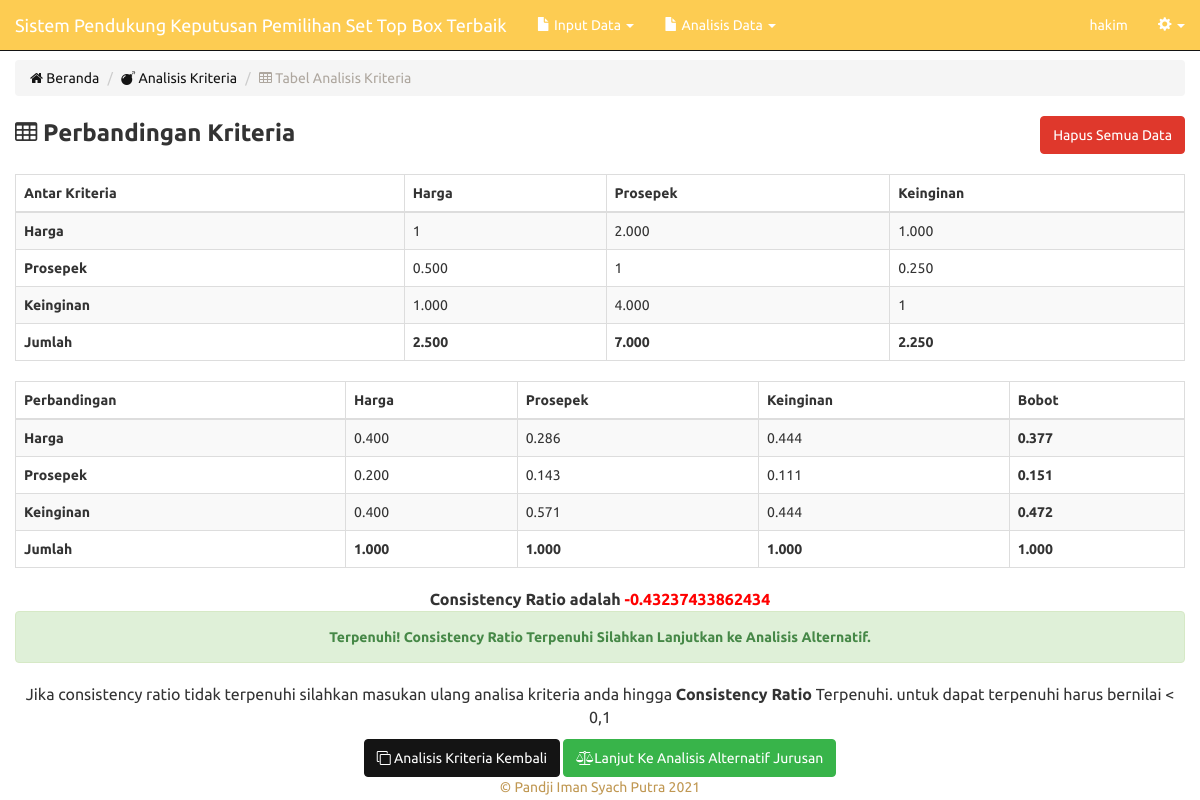
The app's page /analisa-kriteria-tabel.php (signed in) with its own data.
### tables this page shows
CREATE TABLE `ahp_data_kriteria` (
  `id_pengguna` varchar(3) NOT NULL,
  `id_kriteria` varchar(2) NOT NULL,
  `nama_kriteria` varchar(45) NOT NULL,
  `jumlah_kriteria` double NOT NULL,
  `bobot_kriteria` double NOT NULL
);

CREATE TABLE `ahp_analisa_kriteria` (
  `kriteria_pertama` varchar(2) NOT NULL,
  `nilai_analisa_kriteria` double NOT NULL,
  `hasil_analisa_kriteria` double NOT NULL,
  `kriteria_kedua` varchar(2) NOT NULL,
  `id_pengguna` varchar(3) NOT NULL
);

### includes/bobot.inc.php (called while the page is built, shortened)
<?php
class Bobot{
	private $conn;
	private $table_name = "ahp_analisa_kriteria";
	public function __construct($db){
		$this->conn = $db;
	}
	function readAll1($a, $b){
		$query = "SELECT * FROM ".$this->table_name." where kriteria_pertama = '$a' and kriteria_kedua = '$b' and id_pengguna='$_SESSION[id_pengguna]' LIMIT 0,1";
		$stmt = $this->conn->prepare( $query );
		$stmt->execute();
		$row = $stmt->fetch(PDO::FETCH_ASSOC);
		$this->kp = $row['nilai_analisa_kriteria'];
	}
	function readAll2(){
		$query = "SELECT * FROM ahp_data_kriteria where id_pengguna = '$_SESSION[id_pengguna]'";
		$stmt = $this->conn->prepare( $query );
		$stmt->execute();
		return $stmt;
	}
	function readSum1($a){
		$query = "SELECT sum(nilai_analisa_kriteria) as jumkr FROM ".$this->table_name." where kriteria_kedua = '$a' and id_pengguna = '$_SESSION[id_pengguna]'";
		$stmt = $this->conn->prepare( $query );
		$stmt->execute();
		$row = $stmt->fetch(PDO::FETCH_ASSOC);
		$this->nak = $row['jumkr'];
	}
	function readSum2($a){
		$query = "SELECT sum(hasil_analisa_kriteria) as jumkr2 FROM ".$this->table_name." where kriteria_kedua = '$a' and id_pengguna = '$_SESSION[id_pengguna]'";
		$stmt = $this->conn->prepare( $query );
		$stmt->execute();
		$row = $stmt->fetch(PDO::FETCH_ASSOC);
		$this->nak = $row['jumkr2'];
	}
	function readSum3(){
		$query = "SELECT sum(bobot_kriteria) as bbkr FROM ahp_data_kriteria where id_pengguna = '$_SESSION[id_pengguna]'";
		$stmt = $this->conn->prepare( $query );
		$stmt->execute();
		$row = $stmt->fetch(PDO::FETCH_ASSOC);
		$this->bb = $row['bbkr'];
	}
	function readAvg($a){
		$query = "SELECT avg(hasil_analisa_kriteria) as avgkr FROM ".$this->table_name." where kriteria_pertama = '$a' and id_pengguna='$_SESSION[id_pengguna]'";
		$stmt = $this->conn->prepare( $query );
		$stmt->execute();
		$row = $stmt->fetch(PDO::FETCH_ASSOC);
		$this->hak = $row['avgkr'];
	}
}
?>

### analisa-kriteria-tabel.php (the view, shortened to what this page needs)
<?php
include_once 'header.php';
include_once 'includes/bobot.inc.php';
$pro = new Bobot($db);
$stmt2 = $pro->readAll2();
$stmt3 = $pro->readAll2();
?>
<div class="row">
	<div class="col-xs-12 col-sm-12 col-md-12">
    <br>
      <br>
      <br>
	<ol class="breadcrumb">
	  <li><a href="main.php"><span class="fa fa-home"></span> Beranda</a></li>
	  <li><a href="analisa-kriteria.php"><span class="fa fa-bomb"></span> Analisis Kriteria</a></li>
	  <li class="active"><span class="fa fa-table"></span> Tabel Analisis Kriteria</li>
	</ol>
<form method="post">
	<div class="row">
		<div class="col-md-6 text-left">
			<strong style="font-size:18pt;"><span class="fa fa-table"></span> Perbandingan Kriteria</strong>
		</div>
		<div class="col-md-6 text-right">
            <button name="hapus" class="btn btn-danger">Hapus Semua Data</button>
		</div>
	</div>
	<br/>
	<table width="100%" class="table table-striped table-bordered">
        <thead>
            <tr>
                <th>Antar Kriteria</th>
                <?php
				while ($row2 = $stmt2->fetch(PDO::FETCH_ASSOC)){
				?>
                <th><?php echo $row2['nama_kriteria'] ?></th>
                <?php
				}
				?>
            </tr>
        </thead>
        <tbody>
<?php
while ($row3 = $stmt3->fetch(PDO::FETCH_ASSOC)){
?>
            <tr>
                <th style="vertical-align:middle;"><?php echo $row3['nama_kriteria'] ?></th>
                <?php
				$stmt4 = $pro->readAll2();
				while ($row4 = $stmt4->fetch(PDO::FETCH_ASSOC)){
				?>
                <td style="vertical-align:middle;">
                	<?php
                	if($row3['id_kriteria']==$row4['id_kriteria']){
                		echo '1';
                	} else{
                		$pro->readAll1($row3['id_kriteria'],$row4['id_kriteria']);
                		echo number_format($pro->kp, 3, '.', ',');
                	}
                	?>
                </td>
                <?php
				}
				?>
            </tr>
<?php
}
?>
        </tbody>
        <tfoot>
         	<tr>
                <th>Jumlah</th>
                <?php
                $stmt5 = $pro->readAll2();
				while ($row5 = $stmt5->fetch(PDO::FETCH_ASSOC)){
				?>
                <th><?php
                	$pro->readSum1($row5['id_kriteria']);
                	echo number_format($pro->nak, 3, '.', ',');
                	$pro->insert3($pro->nak,$row5['id_kriteria']);
                ?></th>
                <?php
				}
				?>
            </tr>
        </tfoot>
    </table>
</form>
	<table width="100%" class="table table-striped table-bordered">
        <thead>
            <tr>
                <th>Perbandingan</th>
                <?php
                $stmt2x = $pro->readAll2();
				$stmt3x = $pro->readAll2();
				while ($row2x = $stmt2x->fetch(PDO::FETCH_ASSOC)){
				?>
                <th><?php echo $row2x['nama_kriteria'] ?></th>
                <?php
				}
				?>
                <th>Bobot</th>
            </tr>
        </thead>
        <tbody>
<?php
while ($row3x = $stmt3x->fetch(PDO::FETCH_ASSOC)){
?>
            <tr>
                <th style="vertical-align:middle;"><?php echo $row3x['nama_kriteria'] ?></th>
                <?php
				$stmt4x = $pro->readAll2();
				while ($row4x = $stmt4x->fetch(PDO::FETCH_ASSOC)){
				?>
                <td style="vertical-align:middle;">
                	<?php
                	if($row3x['id_kriteria']==$row4x['id_kriteria']){
                		$hs1 = 1/$row4x['jumlah_kriteria'];
                		$pro->insert2($hs1,$row3x['id_kriteria'],$row4x['id_kriteria']);
                		echo number_format($hs1, 3, '.', ',');
                	} else{
                		$pro->readAll1($row3x['id_kriteria'],$row4x['id_kriteria']);
                		$jmk = $pro->kp/$row4x['jumlah_kriteria'];
                		$pro->insert2($jmk,$row3x['id_kriteria'],$row4x['id_kriteria']);
                		echo number_format($jmk, 3, '.', ',');
                	}
                	?>
                </td>
                <?php
				}
				?>
				<th style="vertical-align:middle;"><?php
					$pro->readAvg($row3x['id_kriteria']);
					$bbt = $pro->hak;
					$pro->insert4($bbt,$row3x['id_kriteria']);
					echo number_format($bbt, 3, '.', ',');
				?></th>
            </tr>
<?php
}
?>
        </tbody>
        <tfoot>
         	<tr>
                <th>Jumlah</th>
                <?php
                $stmt5x = $pro->readAll2();
				while ($row5x = $stmt5x->fetch(PDO::FETCH_ASSOC)){
				?>
                <th><?php
                	$pro->readSum2($row5x['id_kriteria']);
                	echo number_format($pro->nak, 3, '.', ',');
                ?></th>
                <?php
				}
				?>
                <th><?php
                	$pro->readSum3();
                	echo number_format($pro->bb, 3, '.', ',');
                ?></th>
            </tr>
        </tfoot>
    </table>
     <?php
     $db= new PDO ("mysql:host=localhost;dbname=spk_ahp_v1", "root", "");
   $hasiltung=0;
   $query="select bobot_kriteria,jumlah_kriteria from ahp_data_kriteria where id_pengguna = '$_SESSION[id_pengguna]'";
	$results = $db->query($query);
     while($row = $results->fetch(PDO::FETCH_ASSOC)){
        $ab = $row['bobot_kriteria'] ;
        $ac = $row['jumlah_kriteria'] ;
        $hitung= $ab*$ac;
        $hasiltung = $hitung+ $hasiltung;
         $mn= $hasiltung-5;
    }
  $nm=$mn/4;
  $xm = $nm/1.12;
  echo "<center>";
  echo "<strong>";
  echo "<font size='3'>Consistency Ratio adalah <font color='red'> $xm </font></font>";
  if($xm < 0.1){
    echo "<div class='alert alert-success'>
  <strong>Terpenuhi!</strong> Consistency Ratio Terpenuhi Silahkan Lanjutkan ke Analisis Alternatif.
</div>";
  }else
  {
    echo "<div class='alert alert-danger'>
  <strong>Tidak Terpenuhi!</strong> Consistency Ratio Tidak terpenuhi Silahkan Masukan Kembali Nilai Perbandingan Berpasangan Kriteria</div>";
  }
  echo "</strong>";
  echo "</center>";
   ?>
   <center>
      <font size='3'> <p>Jika consistency ratio tidak terpenuhi silahkan masukan ulang analisa kriteria anda hingga <b>Consistency Ratio</b> Terpenuhi. untuk dapat terpenuhi harus bernilai < 0,1 </p></font>
   </center>
   <div class="col-md-12 text-center">
    <button type="button" onclick="location.href='analisa-kriteria.php'" class="btn btn-primary"><span class="fa fa-clone"></span> Analisis Kriteria Kembali</button>
            <button type="submit" onclick="location.href='analisa-alternatif.php'" name="hapus-contengan" class="btn btn-success"><span class="fa fa-balance-scale"></span>Lanjut Ke Analisis Alternatif Jurusan</button>
    </div>
</div>
</div>
<?php
include_once 'footer.php';
?>

### records on screen
ahp_data_kriteria: nama_kriteria "Harga", id_kriteria "1", ahp_analisa_kriteria.nilai_analisa_kriteria "0.500", ahp_analisa_kriteria.nilai_analisa_kriteria "1.000", nak "2.500", jumlah_kriteria "0.400", bbt "0.377", jumlah_kriteria.nilai_analisa_kriteria "0.200", jumlah_kriteria.nilai_analisa_kriteria "0.400", nak "1.000"
ahp_data_kriteria: nama_kriteria "Prosepek", ahp_analisa_kriteria.nilai_analisa_kriteria "2.000", id_kriteria "1", ahp_analisa_kriteria.nilai_analisa_kriteria "4.000", nak "7.000", jumlah_kriteria.nilai_analisa_kriteria "0.286", jumlah_kriteria "0.143", bbt "0.151", jumlah_kriteria.nilai_analisa_kriteria "0.571", nak "1.000"
ahp_data_kriteria: nama_kriteria "Keinginan", ahp_analisa_kriteria.nilai_analisa_kriteria "1.000", ahp_analisa_kriteria.nilai_analisa_kriteria "0.250", id_kriteria "1", nak "2.250", jumlah_kriteria.nilai_analisa_kriteria "0.444", jumlah_kriteria.nilai_analisa_kriteria "0.111", jumlah_kriteria "0.444", bbt "0.472", nak "1.000"

### other values on screen
$_SESSION['nama_lengkap'] "hakim"
$pro->bb "1.000"
$xm "-0.43237433862434"
